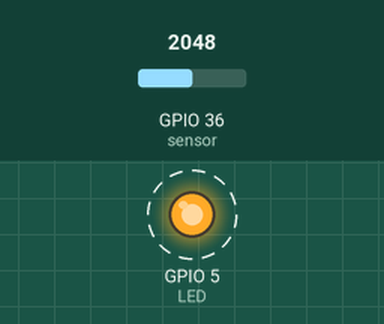
This sketch was run on a simulated ESP32. Parts: output pins drawn as LEDs (lit = HIGH). Dashed ring = blinking. The inputs (shaded band) are chosen by the test bench; at power-on: GPIO 36 (sensor) = 2048. What the sketch prints to the serial monitor is not drawn.

Above: at 0.12 s.
Timing chart, 0 to 3.0 s (numbered marks = the images above):
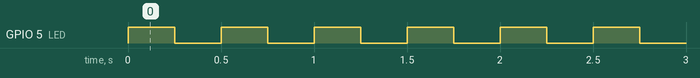

Measured:
- by itself, GPIO 5 (LED): alternates HIGH for 0.25 s and LOW for 0.25 s

The sketch:

TresTarefas.ino
```cpp
const int LED = 5;
TaskHandle_t h_pisca = nullptr;
volatile uint32_t leituras = 0;

void pisca(void *arg) {
  pinMode(LED, OUTPUT);
  for (;;) {
    digitalWrite(LED, !digitalRead(LED));
    vTaskDelay(pdMS_TO_TICKS(250));
  }
}

void sensor(void *arg) {
  TickType_t ultimo = xTaskGetTickCount();
  for (;;) {
    analogRead(A0);                                  // lê no ritmo certo
    leituras++;
    vTaskDelayUntil(&ultimo, pdMS_TO_TICKS(10));     // 100 vezes por segundo
  }
}

void setup() {
  Serial.begin(115200);
  xTaskCreate(pisca, "pisca", 2048, NULL, 1, &h_pisca);
  xTaskCreate(sensor, "sensor", 3072, NULL, 5, NULL);
}

void loop() {
  static char lista[768];
  delay(5000);                                        // o LED e o sensor seguem
  Serial.printf("loop no núcleo %d; %lu leituras; pilha livre: loop %u, pisca %u\n",
                xPortGetCoreID(), (unsigned long)leituras,
                (unsigned)uxTaskGetStackHighWaterMark(NULL),
                (unsigned)uxTaskGetStackHighWaterMark(h_pisca));
  vTaskList(lista);
  Serial.print(lista);
}
```
